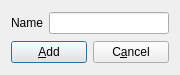
<?xml version="1.0" encoding="UTF-8"?>
<ui version="4.0">
 <class>Dialog</class>
 <widget class="QDialog" name="Dialog">
  <property name="geometry">
   <rect>
    <x>0</x>
    <y>0</y>
    <width>180</width>
    <height>75</height>
   </rect>
  </property>
  <property name="minimumSize">
   <size>
    <width>180</width>
    <height>75</height>
   </size>
  </property>
  <property name="maximumSize">
   <size>
    <width>180</width>
    <height>75</height>
   </size>
  </property>
  <property name="windowTitle">
   <string>Add database</string>
  </property>
  <property name="windowIcon">
   <iconset resource="../resources/resources.qrc">
    <normaloff>:/icons/adddatabase.png</normaloff>:/icons/adddatabase.png</iconset>
  </property>
  <layout class="QHBoxLayout" name="horizontalLayout_3">
   <item>
    <layout class="QVBoxLayout" name="verticalLayout_3">
     <item>
      <layout class="QHBoxLayout" name="horizontalLayout">
       <item>
        <layout class="QVBoxLayout" name="verticalLayout">
         <item>
          <widget class="QLabel" name="label">
           <property name="text">
            <string>Name</string>
           </property>
           <property name="buddy">
            <cstring>databaseNameText</cstring>
           </property>
          </widget>
         </item>
        </layout>
       </item>
       <item>
        <layout class="QVBoxLayout" name="verticalLayout_2">
         <item>
          <widget class="QLineEdit" name="databaseNameText"/>
         </item>
        </layout>
       </item>
      </layout>
     </item>
     <item>
      <layout class="QHBoxLayout" name="horizontalLayout_2">
       <item>
        <widget class="QPushButton" name="addButton">
         <property name="text">
          <string>&amp;Add</string>
         </property>
        </widget>
       </item>
       <item>
        <widget class="QPushButton" name="cancelButton">
         <property name="text">
          <string>C&amp;ancel</string>
         </property>
        </widget>
       </item>
      </layout>
     </item>
    </layout>
   </item>
  </layout>
 </widget>
 <resources>
  <include location="../resources/resources.qrc"/>
 </resources>
 <connections>
  <connection>
   <sender>cancelButton</sender>
   <signal>clicked()</signal>
   <receiver>Dialog</receiver>
   <slot>close()</slot>
   <hints>
    <hint type="sourcelabel">
     <x>135</x>
     <y>77</y>
    </hint>
    <hint type="destinationlabel">
     <x>92</x>
     <y>49</y>
    </hint>
   </hints>
  </connection>
 </connections>
</ui>
